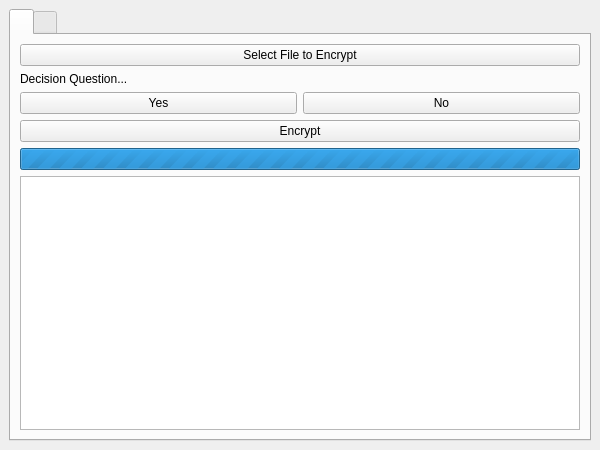
<?xml version="1.0" encoding="UTF-8"?>
<ui version="4.0">
 <class>MainWindow</class>
 <widget class="QMainWindow" name="MainWindow">
  <property name="geometry"><rect><x>0</x><y>0</y><width>600</width><height>450</height></rect></property>
  <property name="windowTitle"><string>Secure File Encryption</string></property>
  <widget class="QWidget" name="centralwidget">
   <layout class="QVBoxLayout" name="verticalLayout">
    <item>
     <widget class="QTabWidget" name="tabWidget">
      <!-- Encrypt Tab -->
      <widget class="QWidget" name="encryptTab">
       <layout class="QVBoxLayout" name="encryptLayout">
        <item><widget class="QPushButton" name="selectFileEncrypt"><property name="text"><string>Select File to Encrypt</string></property></widget></item>
        <item><widget class="QLabel" name="questionEncrypt"><property name="text"><string>Decision Question...</string></property></widget></item>
        <item>
         <layout class="QHBoxLayout" name="answerButtonsEncrypt">
          <item><widget class="QPushButton" name="yesEncrypt"><property name="text"><string>Yes</string></property></widget></item>
          <item><widget class="QPushButton" name="noEncrypt"><property name="text"><string>No</string></property></widget></item>
         </layout>
        </item>
        <item><widget class="QPushButton" name="encryptButton"><property name="text"><string>Encrypt</string></property></widget></item>
        <item><widget class="QProgressBar" name="progressEncrypt"><property name="minimum"><number>0</number></property><property name="maximum"><number>0</number></property><property name="visible"><bool>false</bool></property></widget></item>
        <item><widget class="QTextEdit" name="statusEncrypt"><property name="readOnly"><bool>true</bool></property></widget></item>
       </layout>
      </widget>
      <!-- Decrypt Tab -->
      <widget class="QWidget" name="decryptTab">
       <layout class="QVBoxLayout" name="decryptLayout">
        <item><widget class="QPushButton" name="selectFileDecrypt"><property name="text"><string>Select File to Decrypt</string></property></widget></item>
        <item><widget class="QLabel" name="questionDecrypt"><property name="text"><string>Decision Question...</string></property></widget></item>
        <item>
         <layout class="QHBoxLayout" name="answerButtonsDecrypt">
          <item><widget class="QPushButton" name="yesDecrypt"><property name="text"><string>Yes</string></property></widget></item>
          <item><widget class="QPushButton" name="noDecrypt"><property name="text"><string>No</string></property></widget></item>
         </layout>
        </item>
        <item><widget class="QPushButton" name="decryptButton"><property name="text"><string>Decrypt</string></property></widget></item>
        <item><widget class="QProgressBar" name="progressDecrypt"><property name="minimum"><number>0</number></property><property name="maximum"><number>0</number></property><property name="visible"><bool>false</bool></property></widget></item>
        <item><widget class="QTextEdit" name="statusDecrypt"><property name="readOnly"><bool>true</bool></property></widget></item>
       </layout>
      </widget>
     </widget>
    </item>
   </layout>
  </widget>
 </widget>
 <resources/>
 <connections/>
</ui>
